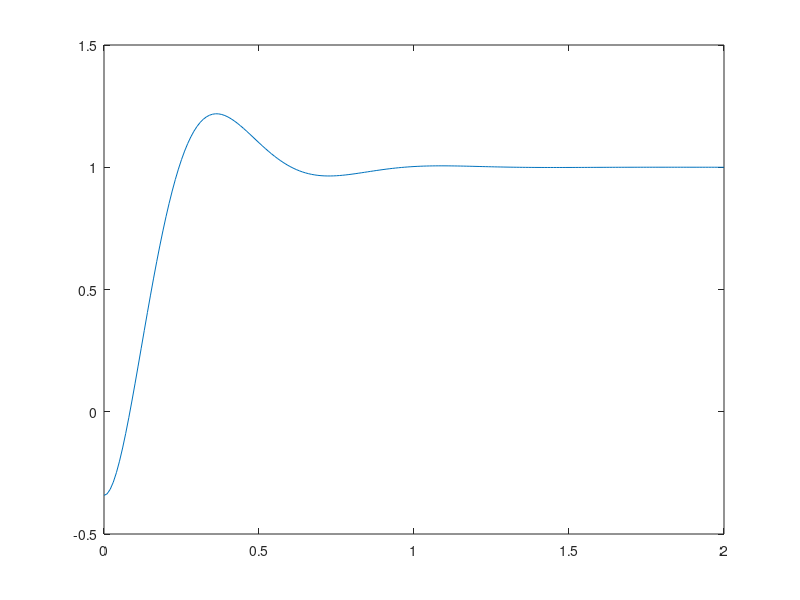

This figure's MATLAB source:
t = 0:0.01:2;
x = 1.55.*exp(-5.*t).*sin(8.66.*t+1.047).*(-1)+1;
%x = 1-exp(-5.*t).*(cos(8.66.*t)+0.577.*sin(8.66.*t));

plot(t,x)